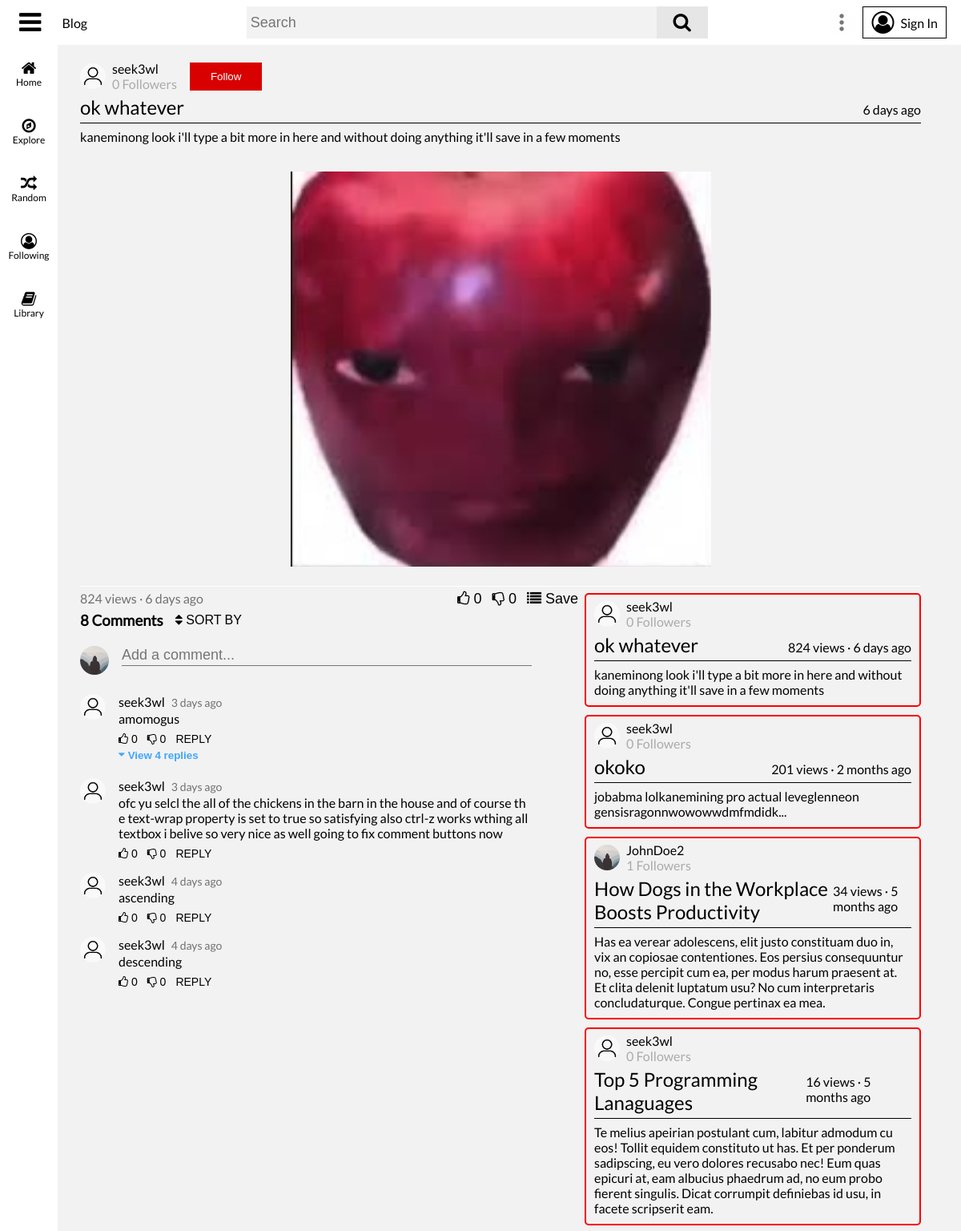
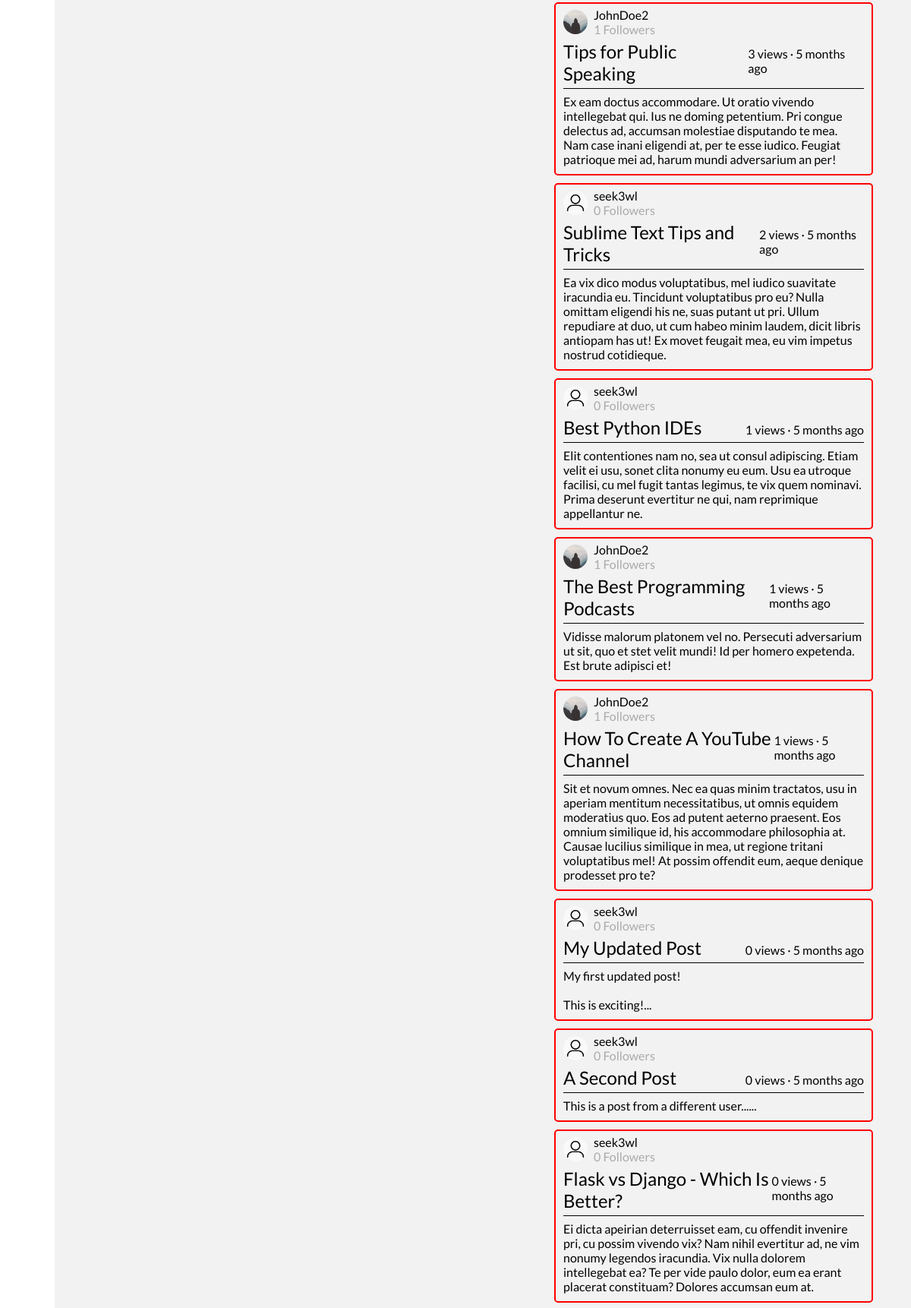
Screenshot of /post/26 (upper part) with the database file from the repository (2 pictures, top to bottom).
### flaskblog/models.py (models this page shows, shortened)
class User(db.Model, UserMixin):
	id = db.Column(db.Integer, primary_key=True)
	username = db.Column(db.String(16), unique=True, nullable=False)
	email = db.Column(db.String(120), unique=True, nullable=False)
	image_file = db.Column(db.String(20), nullable=False, default='default.jpg')
	banner_image = db.Column(db.String(20), nullable=False, default='default_banner.jpg')
	description = db.Column(db.String(120), nullable=True)
	password = db.Column(db.String(60), nullable=False)
	security_question = db.Column(db.String(120), nullable=True)
	security_question_answer = db.Column(db.String(120), nullable=True)
	date_joined = db.Column(db.DateTime, default=datetime.utcnow, nullable=False)
	following = db.relationship('User', secondary=user_user_follow,
								primaryjoin=id == user_user_follow.c.follower_user_id,
								secondaryjoin=id == user_user_follow.c.following_user_id,
								backref='followers')
	media_uploads = db.relationship('Media', backref='uploader', lazy=True)
	posts_cached = db.relationship('PostCache', backref='cache_author', lazy=True)
	posts = db.relationship('Post', backref='author', lazy=True)
	posts_viewed = db.relationship('Post', secondary=user_post_view, backref='viewers')
	posts_liked = db.relationship('Post', secondary=user_post_like, backref='post_likers')
	posts_disliked = db.relationship('Post', secondary=user_post_dislike, backref='post_dislikers')
	featured_post_id = db.Column(db.Integer, nullable=True)
	comments = db.relationship('Comment', backref='author', lazy=True)
	comments_liked = db.relationship('Comment', secondary=user_comment_like, backref='comment_likers')
	comments_disliked = db.relationship('Comment', secondary=user_comment_dislike, backref='comment_dislikers')
	collections = db.relationship('Collection', backref='author', lazy=True)

class Post(db.Model):
	id = db.Column(db.Integer, primary_key=True)
	user_id = db.Column(db.Integer, db.ForeignKey('user.id'), nullable=False)
	title = db.Column(db.String(100), nullable=False)
	date_posted = db.Column(db.DateTime, nullable=False, default=datetime.utcnow)
	content = db.Column(db.Text, nullable=False)
	views = db.Column(db.Integer, nullable=False, default=0)
	likes = db.Column(db.Integer, nullable=False, default=0)
	comments = db.relationship('Comment', backref='parent', lazy=True)
	tags = db.relationship('Tag', secondary=post_tag_cat, backref='posts_tagged')
	def date_posted_ago(self):
		date_posted = getattr(self, 'date_posted')
		return get_duration(date_posted)

class Comment(db.Model):
	id = db.Column(db.Integer, primary_key=True)
	user_id = db.Column(db.Integer, db.ForeignKey('user.id'), nullable=False)
	post_id = db.Column(db.Integer, db.ForeignKey('post.id'), nullable=False)
	comment_id = db.Column(db.Integer, db.ForeignKey('comment.id'), nullable=True)
	date_posted = db.Column(db.DateTime, nullable=False, default=datetime.utcnow)
	content = db.Column(db.Text, nullable=False)
	def date_posted_ago(self):
		date_posted = getattr(self, 'date_posted')
		return get_duration(date_posted)

### flaskblog/posts/routes.py (the view, shortened to what this page needs)
@posts.route("/post/<int:post_id>", methods=["GET", "POST"])
def post(post_id):
	post = Post.query.get_or_404(post_id)
	if request.method == "GET":
		comments = Comment.query.filter_by(post_id=post_id).order_by(Comment.date_posted.desc())
		post_comment_form = CommentForm()
		comment_comment_form = CommentForm()
		author_followed = False
		post_liked_status = 'undefined'
		post_splinted = re.split('{{|}}', post.content)
		for i, splint in enumerate(post_splinted):
			if splint == '':
				post_splinted.pop(i)
		post.views += 1
		db.session.commit()
		recommended_posts = Post.query.order_by(Post.views.desc()).limit(50).all()
		limit_content = {}
		for recommended_post in recommended_posts:
			splinted = re.split('{{|}}', recommended_post.content)
			for i, splint in enumerate(splinted):
				if splint == '':
					splinted.pop(i)
				elif '*/#|>' in splint:
					splinted.pop(i)
			if len(splinted[0].split()) > 17:
				limit_content[recommended_post.id] = splinted[0].split('\n')[0]
			else:
				limit_content[recommended_post.id] = splinted[0] + '...'
		list_arg = request.args.get("list")
		collection = None
		return render_template("post.html", title=post.title, post=post, post_splinted=post_splinted, comments=comments,
							   post_comment_form=post_comment_form, comment_comment_form=comment_comment_form,
							   post_liked_status=post_liked_status, author_followed=author_followed,
							   recommended_posts=recommended_posts, list_arg=list_arg, collection=collection,
							   limit_content=limit_content)

### flaskblog/templates/post.html (shortened to what this page needs)
{% extends 'base.html' %}
{% block body %}
	<div id="main-body">
		<article id="post-container">
			<div id="post-header">
				<div class="post-header">
					<a href="{{ url_for('users.user_page', username=post.author.username) }}">
						<img class="post-user-img" height="32" width="32" draggable="false" src="{{ url_for('static', filename='images/profile_pics/' + post.author.image_file) }}">
					</a>
					<div class="post-header-info">
						<a href="{{ url_for('users.user_page', username=post.author.username) }}">
							{{ post.author.username }}
						</a>
						<span id="post-followers-count">{{ length(post.author.followers) }} Followers</span>
					</div>
					{% if current_user.is_authenticated %}
						{% if current_user != post.author %}
							{% if author_followed %}
								<button class="following-button" id="follow-button" style="margin-left: 16px;">Following</button>
							{% else %}
								<button class="follow-button" id="follow-button" style="margin-left: 16px">Follow</button>
							{% endif %}
						{% endif %}
					{% else %}
						<a href="{{ url_for('users.signin', next=url_for('posts.post', post_id=post.id)|unquote) }}">
							<button class="follow-button" style="margin-left: 16px">Follow</button>
						</a>
					{% endif %}
				</div>
			</div>
			<div class="post-title">
				<span>{{ post.title }}</span>
				{{ post.date_posted_ago() }}
			</div>
			{% with item = namespace(value=0) %}
				{% for text in post_splinted %}
					{% if is_media(text) == 'Yes' %}
						<img class="inserted-media" style="width: {{ get_media_size(text) }}%; 	margin: 24px 0;" src="{{ url_for('static', filename=rm_suffix(text)) }}">
					{% else %}
						{% if is_media(text) == 'Empty' %}
							<p></p>
						{% else %}
							<p class="post-content">{{ text }}</p>
						{% endif %}
					{% endif %}
					{% set item.value = item.value + 1 %}
				{% endfor %}
			{% endwith %}
		</article>
		<div id="columns">
			<div id="post-column">
				<div id="post-info-container">
					<span id="post-views">{{ post.views }} views · {{ post.date_posted_ago() }}</span>
					<div id="post-actions-container">
						{% if current_user.is_authenticated %}
							{% if post_liked_status == 'liked' %}
								<button id="post-like">
									<i class="post-like-img fa fa-thumbs-up"></i>
									<span>{{ length(post.post_likers) }}</span>
								</button>
								<button id="post-dislike">
									<i class="post-dislike-img fa fa-thumbs-o-down"></i>
									<span>{{ length(post.post_dislikers) }}</span>
								</button>
							{% elif post_liked_status == 'disliked' %}
								<button id="post-like">
									<i class="post-like-img fa fa-thumbs-o-up"></i>
									<span>{{ length(post.post_likers) }}</span>
								</button>
								<button id="post-dislike">
									<i class="post-dislike-img fa fa-thumbs-down"></i>
									<span>{{ length(post.post_dislikers) }}</span>
								</button>
							{% else %}
								<button id="post-like">
									<i class="post-like-img fa fa-thumbs-o-up"></i>
									<span>{{ length(post.post_likers) }}</span>
								</button>
								<button id="post-dislike">
									<i class="post-dislike-img fa fa-thumbs-o-down"></i>
									<span>{{ length(post.post_dislikers) }}</span>
								</button>
							{% endif %}
							<button id="post-save-opener">
								<i class="fa fa-list"></i>
								<span>Save</span>
							</button>
						{% else %}
							<button onclick="redirect(`{{ url_for('users.signin', next=url_for('posts.post', post_id=post.id)|unquote) }}`)">
								<i class="post-like-img fa fa-thumbs-o-up"></i>
								<span>{{ length(post.post_likers) }}</span>
							</button>
							<button onclick="redirect(`{{ url_for('users.signin', next=url_for('posts.post', post_id=post.id)|unquote) }}`)">
								<i class="post-dislike-img fa fa-thumbs-o-down"></i>
								<span>{{ length(post.post_dislikers) }}</span>
							</button>
							<button onclick="redirect(`{{ url_for('users.signin', next=url_for('posts.post', post_id=post.id)|unquote) }}`)">
								<i class="fa fa-list"></i>
								<span>Save</span>
							</button>
						{% endif %}
					</div>
				</div>
				<div id="comment-section-container">
					<div id="comment-section-header">
						<h3>{{ comments.count() }} Comments</h3>
						<button id="sort-button">
							<i class="fa fa-sort"></i>
							<span>SORT BY</span>
						</button>
					</div>
					<div id="comment-section">
						<div id="comment-create">
							<img class="comment-account-img" height="36" width="36" draggable="false" src="{{ image_file }}">
							<form id="comment-create-form" method="POST" action="{{ url_for('posts.comment', post_id=post.id) }}">
								{% if current_user.is_authenticated %}
									{{ post_comment_form.content(class="comment-input", placeholder="Add a comment...") }}
									<div id="comment-create-options" style="display: none;">
										<button id="comment-create-cancel-button" type="button">Cancel</button>
										<button id="comment-create-comment-button" type="submit">Comment</button>
									</div>
								{% else %}
									<input class="comment-input" onclick="redirect(`{{ url_for('users.signin', next=url_for('posts.post', post_id=post.id)|unquote) }}`)" placeholder="Add a comment...">
								{% endif %}
							</form>
						</div>
						{% for comment in comments %}
							{% if not comment.comment_id %}
								<div class="comment" data-id="{{ comment.id}}">
									<a href="{{ url_for('users.user_page', username=comment.author.username) }}">
										<img class="comment-account-img" height="32" width="32" draggable="false" src="{{ url_for('static', filename='images/profile_pics/' + post.author.image_file) }}">
									</a>
									<div class="comment-body">
										<div class="comment-body-header">
											<a class="comment-author" href="{{ url_for('users.user_page', username=comment.author.username) }}">
												{{ comment.author.username }}
											</a>
											<span class="comment-date-posted">{{ comment.date_posted_ago() }}</span>
										</div>
										<p class="comment-body-content">{{ comment.content }}</p>
										<div class="comment-actions-container">
											{% if current_user.is_authenticated %}
												{% if comment_like_check(comment) == 'True' %}
													<button class="comment-like">
														<i class="comment-like-img fa fa-thumbs-up"></i>
														<span>{{ length(comment.comment_likers) }}</span>
													</button>
													<button class="comment-dislike">
														<i class="comment-dislike-img fa fa-thumbs-o-down"></i>
														<span>{{ length(comment.comment_dislikers) }}</span>
													</button>
												{% elif not comment_like_check(comment) %}
													<button class="comment-like">
														<i class="comment-like-img fa fa-thumbs-o-up"></i>
														<span>{{ length(comment.comment_likers) }}</span>
													</button>
													<button class="comment-dislike">
														<i class="comment-dislike-img fa fa-thumbs-down"></i>
														<span>{{ length(comment.comment_dislikers) }}</span>
													</button>
												{% else %}
													<button class="comment-like">
														<i class="comment-like-img fa fa-thumbs-o-up"></i>
														<span>{{ length(comment.comment_likers) }}</span>
													</button>
													<button class="comment-dislike">
														<i class="comment-dislike-img fa fa-thumbs-o-down"></i>
														<span>{{ length(comment.comment_dislikers) }}</span>
													</button>
												{% endif %}
												<button class="comment-reply-button">REPLY</button>
											{% else %}
												<button onclick="redirect(`{{ url_for('users.signin', next=url_for('posts.post', post_id=post.id)|unquote) }}`)">
													<i class="post-like-img fa fa-thumbs-o-up"></i>
													<span>{{ length(comment.comment_likers) }}</span>
												</button>
												<button onclick="redirect(`{{ url_for('users.signin', next=url_for('posts.post', post_id=post.id)|unquote) }}`)">
													<i class="post-dislike-img fa fa-thumbs-o-down"></i>
													<span>{{ length(comment.comment_dislikers) }}</span>
												</button>
												<button class="comment-reply-button" onclick="redirect(`{{ url_for('users.signin', next=url_for('posts.post', post_id=post.id)|unquote) }}`)">
													REPLY
												</button>
											{% endif %}
										</div>
										{% with comment_reply_count = namespace(value=0) %}
											{% for comment_reply in comments %}
												{% if comment_reply.comment_id == comment.id %}
													{% set comment_reply_count.value = comment_reply_count.value + 1 %}
												{% endif %}
											{% endfor %}
											{% if comment_reply_count.value > 0 %}
												<button class="comment-view-reply-button">
													<i class="comment-view-reply-image fa fa-caret-down"></i>
													View {{ comment_reply_count.value }} replies
												</button>
											{% endif %}
										{% endwith %}
									</div>
								</div>
							{% endif %}
						{% endfor %}
					</div>
				</div>
			</div>
			<div id="recommended-posts">
				{% for post in recommended_posts %}
					<article class="post-container">
						<div class="post-header">
							<a href="{{ url_for('users.user_page', username=post.author.username) }}">
								<img class="post-user-img" height="32" width="32" draggable="false" src="{{ url_for('static', filename='images/profile_pics/' + post.author.image_file) }}">
							</a>
							<div class="post-header-info">
								<a href="{{ url_for('users.user_page', username=post.author.username) }}">
									{{ post.author.username }}
								</a>
								<span>{{ length(post.author.followers) }} Followers</span>
							</div>
						</div>
						<div class="post-title">
							<a href="{{ url_for('posts.post', post_id=post.id, list=list_arg) }}">{{ post.title }}</a>
							{{ post.views }} views · {{ post.date_posted_ago() }}
						</div>
						<p class="post-content">{{ limit_content[post.id] }}</p>
					</article>
				{% endfor %}
			</div>
		</div>
	</div>
{% endblock %}

### rows the page displays
User: image_file (placeholder picture), author.username "seek3wl"
Post: title "ok whatever", date_posted_ago "6 days ago", views "824", image_file (placeholder picture), author.username "seek3wl", likes "0", limit_content "kaneminong look i'll type a bit more in here and without doing anything it'll save in a few moments"
Comment: image_file (placeholder picture), author.username "seek3wl", date_posted_ago "3 days ago", content "amomogus", length "0", value "4"
Comment: image_file (placeholder picture), author.username "seek3wl", date_posted_ago "3 days ago", content "ofc yu selcl the all of the chickens in the barn in the house and of course the text-wrap property is set to true so satisfying also ctrl-z works wthing all textbox i belive so very nice as well going to fix comment buttons now", length "0"
Comment: image_file (placeholder picture), author.username "seek3wl", date_posted_ago "4 days ago", content "ascending", length "0"
Comment: image_file (placeholder picture), author.username "seek3wl", date_posted_ago "4 days ago", content "descending", length "0"
Post: image_file (placeholder picture), author.username "seek3wl", likes "0", title "okoko", views "201", date_posted_ago "2 months ago", limit_content "jobabma lolkanemining pro actual leveglenneon gensisragonnwowowwdmfmdidk..."
Post: image_file (placeholder picture), author.username "JohnDoe2", length "1", title "How Dogs in the Workplace Boosts Productivity", views "34", date_posted_ago "5 months ago", limit_content "Has ea verear adolescens, elit justo constituam duo in, vix an copiosae contentiones. Eos persius consequuntur no, esse percipit cum ea, per modus harum praesent at. Et clita delenit luptatum usu? No cum interpretaris concludaturque. Congue pertinax ea mea."
Post: image_file (placeholder picture), author.username "seek3wl", likes "0", title "Top 5 Programming Lanaguages", views "16", date_posted_ago "5 months ago", limit_content "Te melius apeirian postulant cum, labitur admodum cu eos! Tollit equidem constituto ut has. Et per ponderum sadipscing, eu vero dolores recusabo nec! Eum quas epicuri at, eam albucius phaedrum ad, no eum probo fierent singulis. Dicat corrumpit definiebas id usu, in facete scripserit eam."
Post: image_file (placeholder picture), author.username "JohnDoe2", length "1", title "Tips for Public Speaking", views "3", date_posted_ago "5 months ago", limit_content "Ex eam doctus accommodare. Ut oratio vivendo intellegebat qui. Ius ne doming petentium. Pri congue delectus ad, accumsan molestiae disputando te mea. Nam case inani eligendi at, per te esse iudico. Feugiat patrioque mei ad, harum mundi adversarium an per!"
Post: image_file (placeholder picture), author.username "seek3wl", likes "0", title "Sublime Text Tips and Tricks", views "2", date_posted_ago "5 months ago", limit_content "Ea vix dico modus voluptatibus, mel iudico suavitate iracundia eu. Tincidunt voluptatibus pro eu? Nulla omittam eligendi his ne, suas putant ut pri. Ullum repudiare at duo, ut cum habeo minim laudem, dicit libris antiopam has ut! Ex movet feugait mea, eu vim impetus nostrud cotidieque."
Post: image_file (placeholder picture), author.username "seek3wl", likes "0", title "Best Python IDEs", views "1", date_posted_ago "5 months ago", content "Elit contentiones nam no, sea ut consul adipiscing. Etiam velit ei usu, sonet clita nonumy eu eum. Usu ea utroque facilisi, cu mel fugit tantas legimus, te vix quem nominavi. Prima deserunt evertitur ne qui, nam reprimique appellantur ne."
Post: image_file (placeholder picture), author.username "JohnDoe2", views "1", title "The Best Programming Podcasts", date_posted_ago "5 months ago", limit_content "Vidisse malorum platonem vel no. Persecuti adversarium ut sit, quo et stet velit mundi! Id per homero expetenda. Est brute adipisci et!"
Post: image_file (placeholder picture), author.username "JohnDoe2", views "1", title "How To Create A YouTube Channel", date_posted_ago "5 months ago", limit_content "Sit et novum omnes. Nec ea quas minim tractatos, usu in aperiam mentitum necessitatibus, ut omnis equidem moderatius quo. Eos ad putent aeterno praesent. Eos omnium similique id, his accommodare philosophia at. Causae lucilius similique in mea, ut regione tritani voluptatibus mel! At possim offendit eum, aeque denique prodesset pro te?"
Post: image_file (placeholder picture), author.username "seek3wl", length "0", title "My Updated Post", views "0", date_posted_ago "5 months ago", limit_content "My first updated post! This is exciting!..."
Post: image_file (placeholder picture), author.username "seek3wl", length "0", title "A Second Post", views "0", date_posted_ago "5 months ago", limit_content "This is a post from a different user......"
Post: image_file (placeholder picture), author.username "seek3wl", length "0", title "Flask vs Django - Which Is Better?", views "0", date_posted_ago "5 months ago", limit_content "Ei dicta apeirian deterruisset eam, cu offendit invenire pri, cu possim vivendo vix? Nam nihil evertitur ad, ne vim nonumy legendos iracundia. Vix nulla dolorem intellegebat ea? Te per vide paulo dolor, eum ea erant placerat constituam? Dolores accumsan eum at."

### other values shown
{{ length(post.author.followers) }} "0"
{{ text }} "kaneminong look i'll type a bit more in here and without doing anything it'll save in a few moments"
{{ length(post.post_likers) }} "0"
{{ length(post.post_dislikers) }} "0"
{{ comments.count() }} "8"
